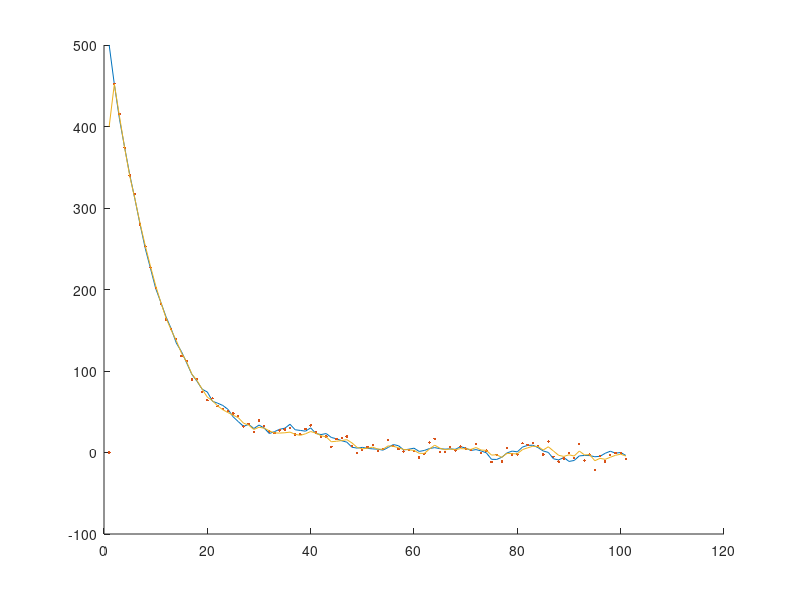
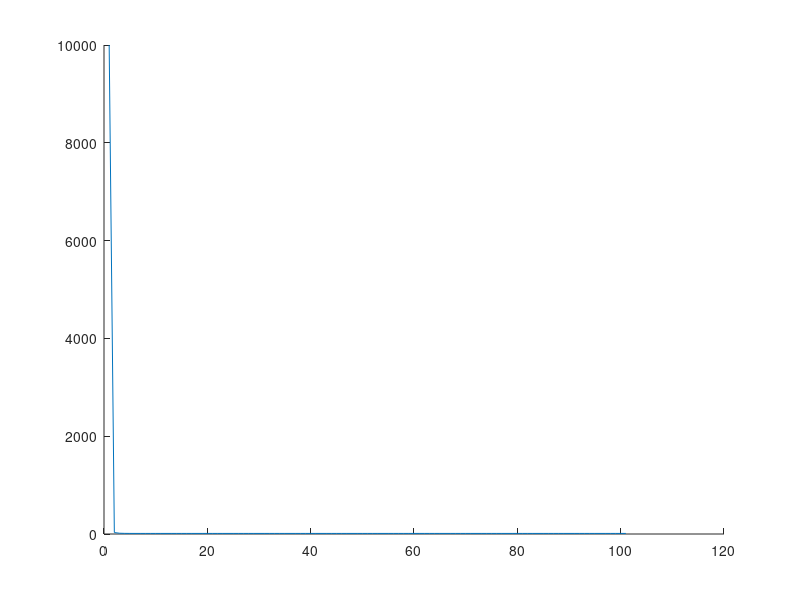

Source code (MATLAB) for these figures, in order:
clear,clc
close all

%wheel speed dynamics/estimater/controller

C_F=.1;

dt=1;

t=[0:dt:100];

STM=exp(-C_F*dt);

%%%%%%%%%%%%%%%%%%%%%%%%%%%%%%%%%%%%%%%%%%%

X0=[500];
X(1)=X0;

Q_truth=[10];%process
R_truth=[30];%measurement

Q=10;
R=30;

H=1;

X0_est=400;
P0=10000;

Xest_Array(1)=X0_est;
P=P0;
P_array(1)=P;

for i=2:length(t)
	X(i)=STM*X(i-1)+randn(1)*sqrt(Q_truth);%truth
	Z(i)=X(i)+randn(1)*sqrt(R_truth); %measurement
	P=((STM*P*STM'+Q)^-1+H'*R^-1*H)^-1; %covariance update (propagation and measurement)
	K=P*H'*R^-1; %Gain Matrix
	Xest_Array(:,i)=STM*Xest_Array(:,i-1)+K*(Z(:,i)-H*(STM*Xest_Array(:,i-1))); %State Estimate
	P_array(i)=P;
end


figure()
hold on
	plot(X)
	plot(Z,'.')
	plot(Xest_Array)
	
figure()
hold on
plot(P_array)






